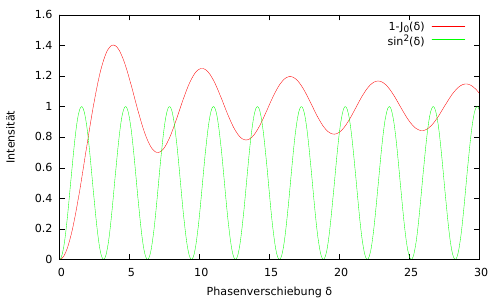

This chart was generated by the following gnuplot code:
set terminal pdf enhanced
set output "echtzeitmittelung.pdf"

set xrange [0:30]
set xlabel "Phasenverschiebung {/Symbol d}"
set ylabel "Intensität"

M(x) = 1- besj0(x)

M_2(x) = (sin(x))**2

plot M(x)  title "1-J_0({/Symbol d})", M_2(x) title "sin^2({/Symbol d})"
